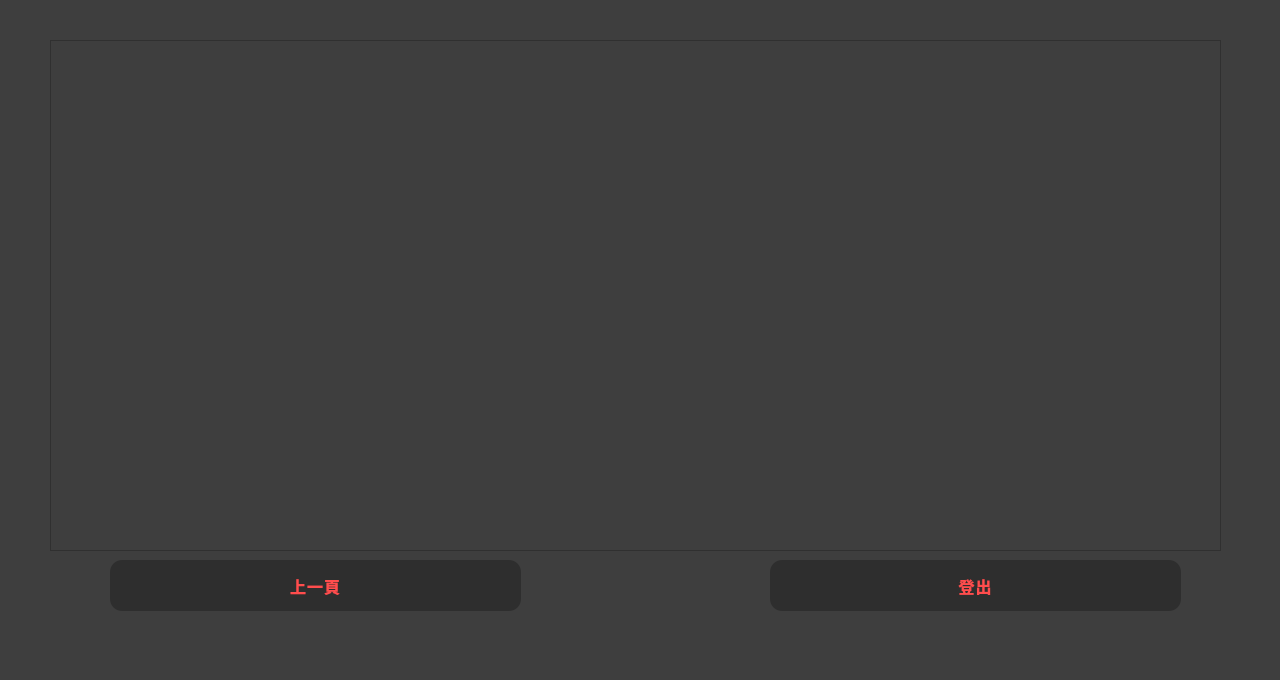
<?xml version="1.0" encoding="UTF-8"?>
<ui version="4.0">
 <class>acclistWinow</class>
 <widget class="QMainWindow" name="acclistWinow">
  <property name="geometry">
   <rect>
    <x>0</x>
    <y>0</y>
    <width>1280</width>
    <height>680</height>
   </rect>
  </property>
  <property name="windowTitle">
   <string>MainWindow</string>
  </property>
  <property name="styleSheet">
   <string notr="true"> background-color: rgb(62, 62, 62);</string>
  </property>
  <widget class="QWidget" name="centralwidget">
   <property name="styleSheet">
    <string notr="true"> background-color: rgb(62, 62, 62);</string>
   </property>
   <widget class="QTableView" name="accountlist">
    <property name="geometry">
     <rect>
      <x>50</x>
      <y>40</y>
      <width>1171</width>
      <height>511</height>
     </rect>
    </property>
    <property name="styleSheet">
     <string notr="true">QTableView { font-size: 14pt; }</string>
    </property>
   </widget>
   <widget class="QPushButton" name="back">
    <property name="geometry">
     <rect>
      <x>110</x>
      <y>560</y>
      <width>411</width>
      <height>51</height>
     </rect>
    </property>
    <property name="cursor">
     <cursorShape>PointingHandCursor</cursorShape>
    </property>
    <property name="styleSheet">
     <string notr="true">QPushButton {
    background-color: #2e2e2e;     /* 灰底 */
    color: #ff4d4d;                /* 紅字 */
    border: none;
    border-radius: 12px;           /* 圓角 */
    padding: 10px 20px;
    font-size: 16px;
    font-weight: bold;
    letter-spacing: 1px;
}

QPushButton:hover {
    background-color: #3a3a3a;
    color: #ff6666;
}

QPushButton:pressed {
    background-color: #1a1a1a;
    color: #ffffff;
}
</string>
    </property>
    <property name="text">
     <string>上一頁</string>
    </property>
   </widget>
   <widget class="QPushButton" name="logout">
    <property name="geometry">
     <rect>
      <x>770</x>
      <y>560</y>
      <width>411</width>
      <height>51</height>
     </rect>
    </property>
    <property name="cursor">
     <cursorShape>PointingHandCursor</cursorShape>
    </property>
    <property name="styleSheet">
     <string notr="true">QPushButton {
    background-color: #2e2e2e;     /* 灰底 */
    color: #ff4d4d;                /* 紅字 */
    border: none;
    border-radius: 12px;           /* 圓角 */
    padding: 10px 20px;
    font-size: 16px;
    font-weight: bold;
    letter-spacing: 1px;
}

QPushButton:hover {
    background-color: #3a3a3a;
    color: #ff6666;
}

QPushButton:pressed {
    background-color: #1a1a1a;
    color: #ffffff;
}
</string>
    </property>
    <property name="text">
     <string>登出</string>
    </property>
   </widget>
  </widget>
  <widget class="QMenuBar" name="menubar">
   <property name="geometry">
    <rect>
     <x>0</x>
     <y>0</y>
     <width>1280</width>
     <height>20</height>
    </rect>
   </property>
  </widget>
  <widget class="QStatusBar" name="statusbar"/>
 </widget>
 <resources/>
 <connections/>
</ui>
